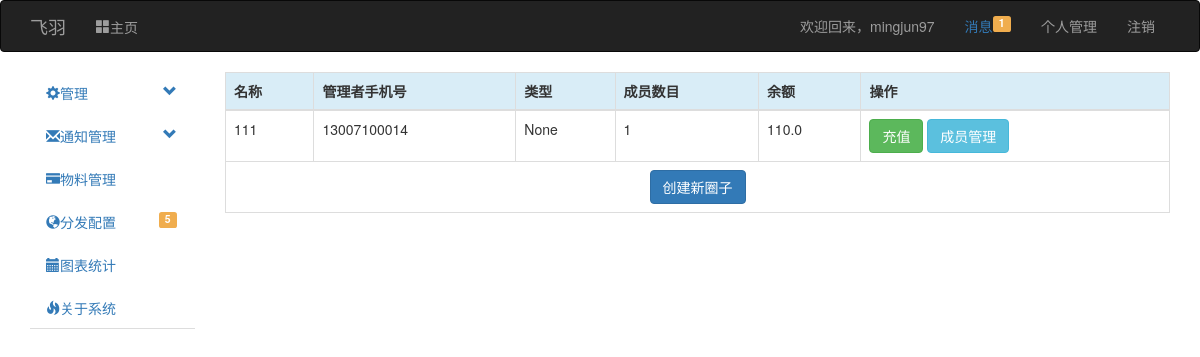
/view_group (signed in), run on an earlier commit of the app's database.
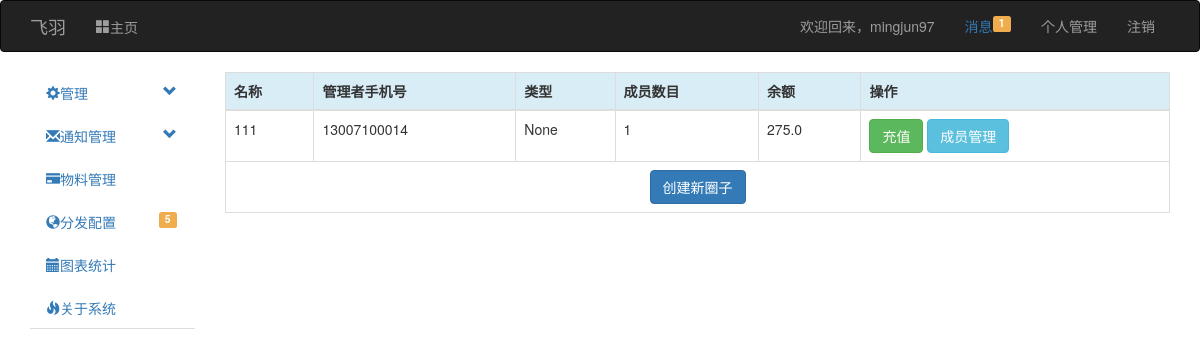
And on a later commit of the database.
### app/models.py (models this page shows, shortened)
class User(UserMixin, db.Model):
    __tablename__ = 'users'
    uid = db.Column(db.Integer, primary_key=True)
    username = db.Column(db.String(128))
    password_hash = db.Column(db.String(128))
    password_change_time = db.Column(db.Integer, default=0)
    email = db.Column(db.String(128))
    telephone = db.Column(db.String(11))
    role_id = db.Column(db.Integer)
    log_level = db.Column(db.Integer)
    email_confirmed = db.Column(db.Boolean, default=False)
    telephone_confirmed = db.Column(db.Boolean, default=False)
    telephone_confirmed_code = db.Column(db.String(6))
    telephone_confirmed_code_time = db.Column(db.Integer, default=0)
    balance = db.Column(db.Integer, default=0)
    last_login_time = db.Column(db.Integer, default=time.time)
    this_login_time = db.Column(db.Integer, default=time.time)
    useful_token = db.Column(db.String(256), default=0)
    owned_group_id = db.relationship('Group', backref='Owner')
    charge_billing = db.relationship('ChargeRecord', backref='User')
    student_card = db.Column(db.String(128), default='NULL')
    student_auth = db.Column(db.Boolean, default=False)
    balance_billing = db.relationship('Billing', backref='User')
    personal_message = db.relationship('PersonalMessage', backref='To', lazy='dynamic',
                                       primaryjoin='PersonalMessage.rec_id==User.uid')
    @property
    def password(self):
        raise AttributeError('密码非可读属性！')

class Group(db.Model):
    __tablename__ = 'groups'
    id = db.Column(db.Integer, primary_key=True)
    owner_id = db.Column(db.Integer, db.ForeignKey('users.uid'))
    name = db.Column(db.String(128))
    admins = db.relationship('GroupAdmin', backref='Admin')
    balance = db.Column(db.Integer, default=0)
    charge_record = db.relationship('ChargeRecord', backref='Group')
    member = db.relationship('Member', backref='Group')
    image = db.Column(db.LargeBinary)
    type = db.Column(db.Integer)
    role_json = db.Column(db.Text, default='{"-1":"所有者","5":"部长","0":"会员"}')
    tel = db.Column(db.String(11))
    owned_form_id = db.relationship('Form', backref='Owner')
    def get_balance(self):
        return self.balance / 1000

### app/manage/views.py (the view)
@manage.route('/view_group', methods=['GET', 'POST'])
@login_required
def view_group():
    groups = Group.query.filter_by(Owner=current_user).all()
    member = Member()
    return render_template('manage/view_group.html', groups=groups, member=member)

### app/manage/__init__.py (called while the page is built)
@manage.app_context_processor
def inject_base64():
    b = base64.b64encode
    str1 = str
    fmttimestamp = f2t
    return dict(b=b, str=str1, fmttime=fmttimestamp)

### app/manage/views.py (called while the page is built)
@manage.before_app_request
def before_request():
    if request.endpoint is None:
        abort(404)
    if current_user.is_authenticated \
    and not (current_user.email_confirmed or current_user.telephone_confirmed) \
    and request.endpoint[:5] != 'auth.' \
    and request.endpoint[:14] != 'manage.confirm' \
    and request.endpoint[:19] != 'manage.unconfirmed' \
    and request.endpoint != 'static' \
    and request.endpoint != 'api_v1.get_message' \
    and request.endpoint[:15] != 'manage.confirm_':
        print(request.endpoint[:16])
        return redirect(url_for('manage.unconfirmed'))

### app/models.py (called while the page is built)
@login_manager.user_loader
def load_user(user_id):
    return User.query.get(int(user_id))

### app/templates/manage/view_group.html
{% extends "base.html" %}
{% block page_content %}
    <table class="table table-bordered table-responsive">
      <thead>
        <tr class="info">
          <th>名称</th>
          <th>管理者手机号</th>
          <th>类型</th>
            <th>成员数目</th>
            <th>余额</th>
            <th>操作</th>
        </tr>
      </thead>
      <tbody>
        {% for group in groups%}
            <tr>
                <td>{{ group.name }}</td>
                <td>{{ group.Owner.telephone }}</td>
                <td>{{ group.type }}</td>
                <td>{{ member.query.filter_by(Group=group).count() }}</td>
                <td>{{ group.get_balance() }}</td>
                <td><a class="btn btn-success" href="{{ url_for("manage.group_charge", group_id=b(s=str(group.id).encode('utf-8'))) }}">充值</a>
                    <a class="btn btn-info"href="{{ url_for("manage.group_manage", group_id=b(s=str(group.id).encode('utf-8'))) }}">成员管理</a> </td>
            </tr>
        {% else %}
            <td colspan="999" class="text-center"><div class="label label-danger">您当前还未建立圈子！</div></td>
        {% endfor %}
            <tr>
                <td colspan="999"><div class="text-center"><a href="{{ url_for("manage.create_group") }}" class="btn btn-primary">创建新圈子</a></div></td>
            </tr>
      </tbody>
    </table>
{% endblock %}

### app/templates/base.html (shortened to what this page needs)
{% extends "bootstrap/base.html" %}
{% block navbar %}
<div class="navbar navbar-inverse" role="navigation">
    <div class="container">
        <div class="navbar-header">
            <a class="navbar-brand" href="/">飞羽</a>
        </div>
        <div class="navbar-collapse collapse">
            <ul class="nav navbar-nav">
                <li class="{% if request.endpoint == 'manage.index' %}active{% endif %}"><a href="/"><i class="glyphicon glyphicon-th-large">主页</i></a></li>
            </ul>
            <ul class="nav navbar-nav navbar-right">
                {% if current_user.is_authenticated %}
                <li><span class="navbar-text">欢迎回来，<a class="navbar-link" href="{{ url_for('manage.console') }}">{{ current_user.username }}</a></span></li>
                    <li><span class="navbar-text"><a href="#">消息{% if current_user.personal_message.filter_by(status=0).count() != 0 %}<span class="label label-warning pull-right">{{ current_user.personal_message.filter_by(status=0).count() }}</span>{% endif %}</a> </span></li>
                    <li><a href="{{ url_for('manage.user_info') }}">个人管理</a> </li>
                <li><a href="{{ url_for('auth.logout') }}">注销</a></li>
                {% else %}
                <li><a href="{{ url_for('auth.login') }}">登录</a></li>
                <li><a href="{{ url_for('auth.reg') }}">注册</a></li>
                {% endif %}
            </ul>
        </div>
    </div>
</div>
{% endblock %}
{% block content %}
    <div class="container">
        <div class="row">
            {% if current_user.is_authenticated and request.endpoint != 'manage.index' %}
            <div class="col-md-2">
                <ul id="main-nav" class="nav nav-tabs nav-stacked" style="">
                    <li>
                        <a href="#systemSetting" class="nav-header collapsed" data-toggle="collapse">
                            <i class="glyphicon glyphicon-cog"></i>管理
                            <span class="pull-right glyphicon glyphicon-chevron-down"></span>
                            </a>
                    </li>
                    <li>
                        <a href="#messageManager" class="nav-header collapsed" data-toggle="collapse">
                            <i class="glyphicon glyphicon-envelope"></i>通知管理
                            <span class="pull-right glyphicon glyphicon-chevron-down"></span>
                            </a>
                    </li>
                    <li>
                        <a href="./plans.html"><i class="glyphicon glyphicon-credit-card"></i>物料管理</a>
                    </li>
                    <li><a href="./grid.html"><i class="glyphicon glyphicon-globe"></i>分发配置
                    <span class="label label-warning pull-right">5</span>
                    </a>
                    </li>
                    <li><a href="./charts.html"><i class="glyphicon glyphicon-calendar"></i>图表统计</a>
                    </li>
                    <li>
                    <a href="#"><i class="glyphicon glyphicon-fire"></i>关于系统</a>
                    </li>
                </ul>
            </div>
            {% endif %}
        <div class="col-md-10">
            {% block page_content %} {% endblock %}
        </div>
    </div>
</div>
{% endblock %}

What changed in the data, as far as the page shows it:
changed Group "None": get_balance "110.0" → "275.0"
